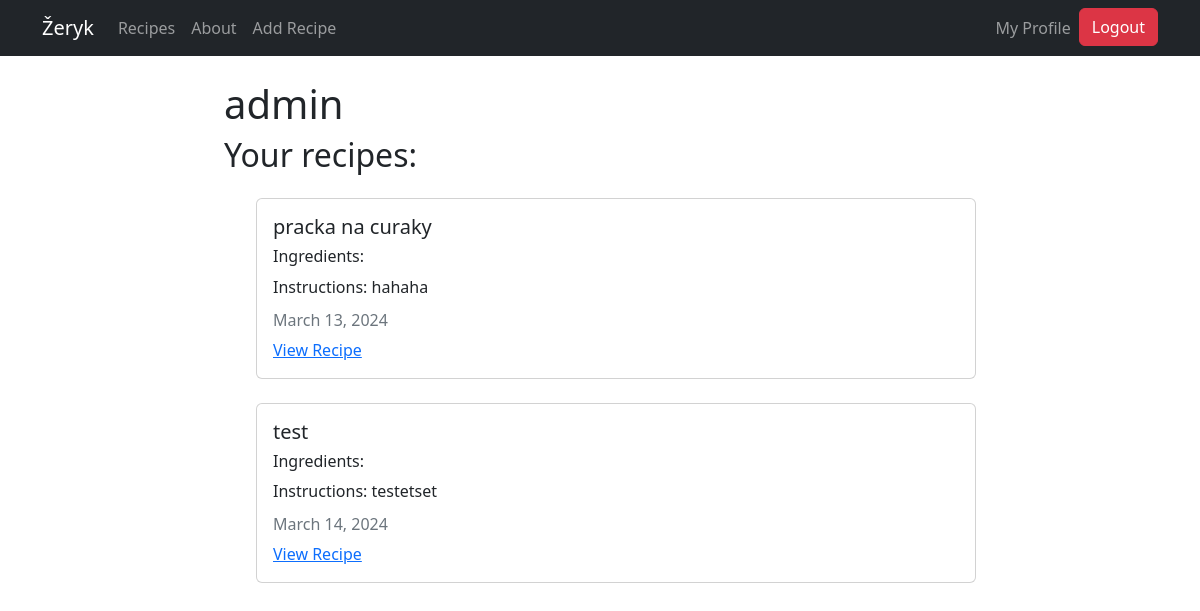
The page /profile/ (signed in) on the database as committed earlier.
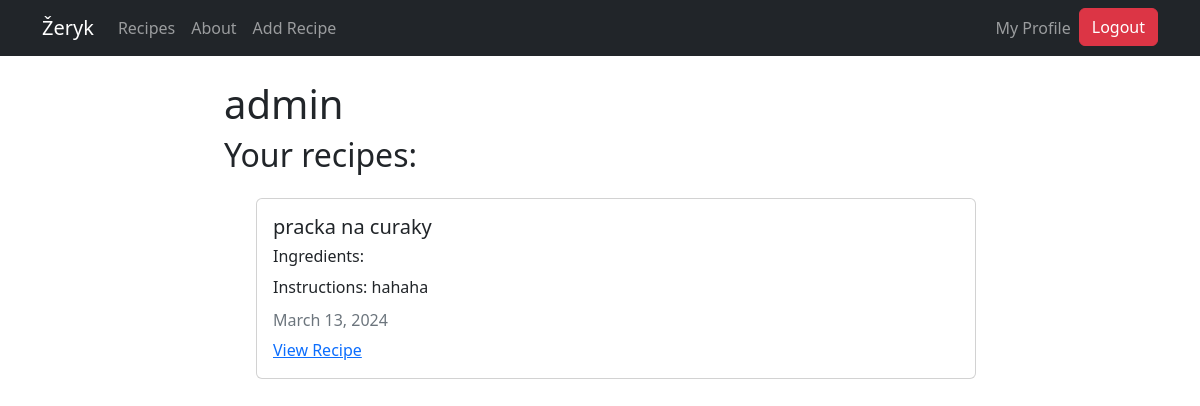
The same page on the database as committed later.
### recipes/models.py (models this page shows, shortened)
class Recipe(models.Model):
  title = models.CharField(max_length=100)
  description = models.TextField()
  author = models.ForeignKey(User, on_delete=models.CASCADE)
  created_at = models.DateTimeField(auto_now_add=True)
  updated_at = models.DateTimeField(auto_now=True)
  ingredients = models.ManyToManyField(Ingredient)
  likes = models.ManyToManyField(User, related_name='blog_posts')

### users/views.py (the view)
# urls.py: path('profile/', user_views.profile, name="user-profile"),
def profile(request):
  user = request.user
  recipes = Recipe.objects.filter(author=user)
  return render(request, 'users/profile.html', {'recipes': recipes})

### users/templates/users/profile.html (shortened to what this page needs)
{% extends "recipes/base.html" %}
{% load crispy_forms_tags %}
{% block content %}
<div class="container">
  <h1>{{ user.username }}</h1>
  <h2>Your recipes:</h2>
  <ul>
    {% for recipe in recipes %}
    <div class="card my-4">
      <div class="card-body">
        <h5 class="card-title">{{ recipe.title }}</h5>
        <h6>Ingredients:</h6>
        <p class="card-text">Instructions: {{ recipe.description }}</p>
        <h6 class="card-subtitle mb-2 text-muted">
          {{ recipe.updated_at|date:"F d, Y" }}
        </h6>
        <a href="{% url 'recipes-detail' recipe.pk %}" class="card-link"
          >View Recipe</a
        >
      </div>
    </div>
    {% endfor %}
  </ul>
</div>
{% endblock content %}

Rows that differ between the two databases and show on the page:
removed Recipe: title "test", description "testetset", updated_at "March 14, 2024"
